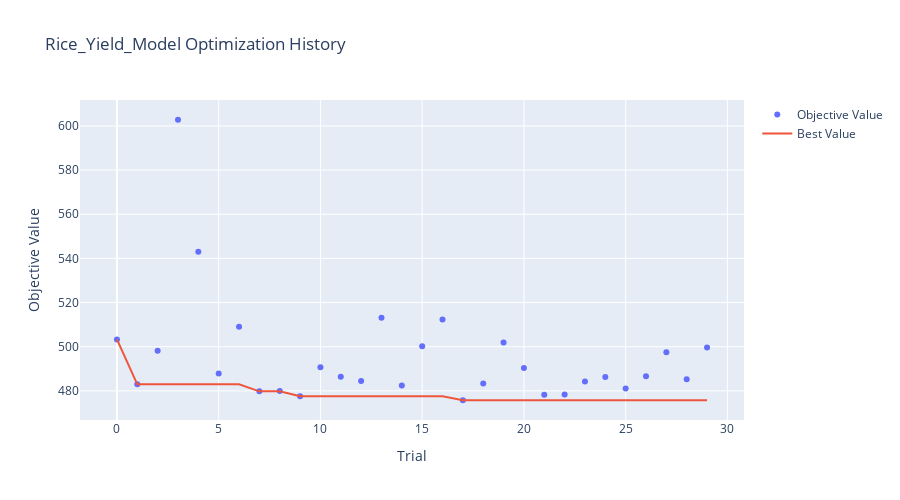
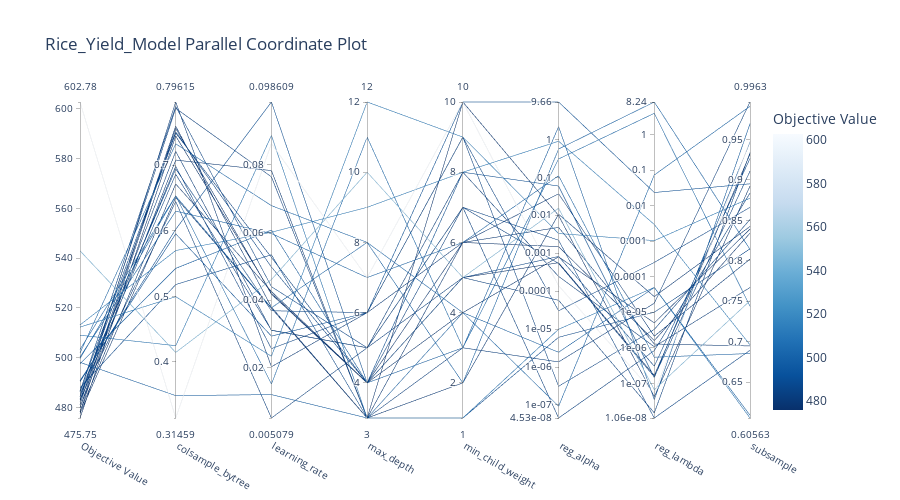
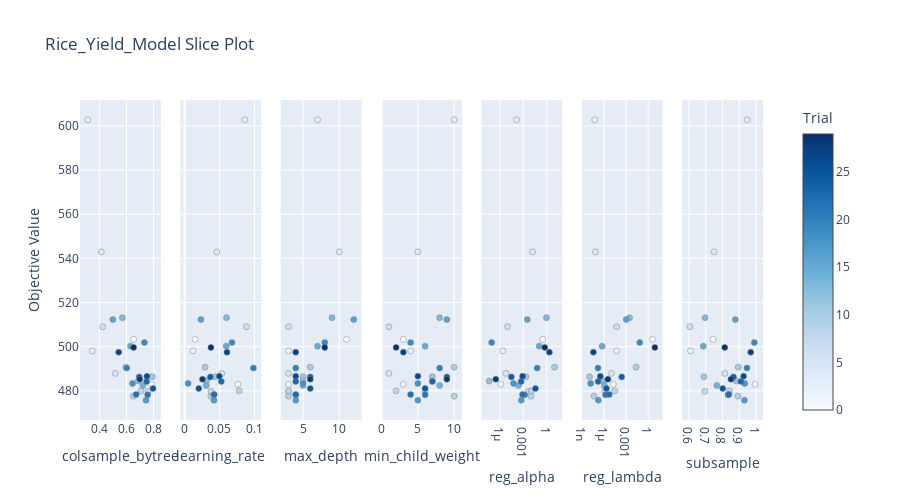
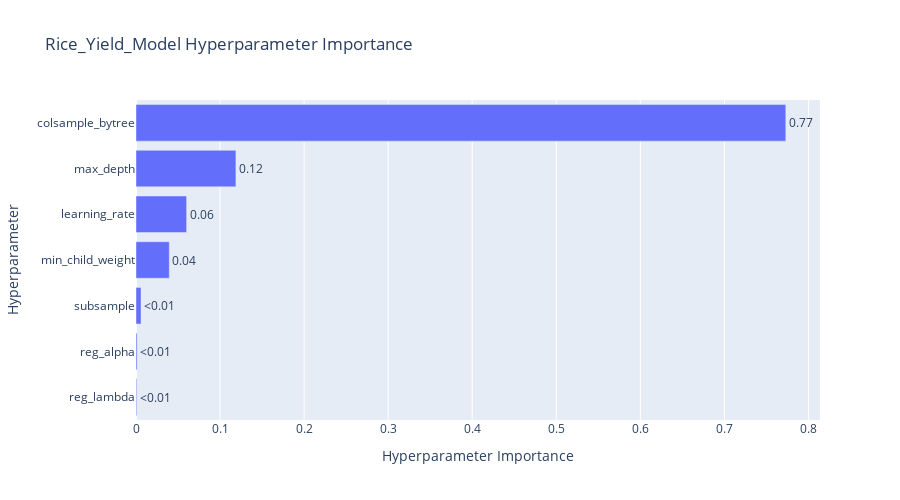

Source (notebook cell) for these figures, in order:
### Markdown cell above
### 6. Optuna Visualization
Visualizing the tuning process to understand parameter importance and convergence.

### Code cell
# --- OPTUNA VISUALIZATIONS ---
name = f"{CHOSEN_CROP.capitalize()}_Yield_Model"

# 1. Optimization History
fig = plot_optimization_history(study)
fig.update_layout(title=f'{name} Optimization History', width=900, height=500)
fig.show()

# 2. Parallel Coordinate (Hyperparameter Relationships)
fig = plot_parallel_coordinate(study)
fig.update_layout(title=f'{name} Parallel Coordinate Plot', width=900, height=500)
fig.show()

# 3. Slice Plot (Individual Parameter impact)
fig = plot_slice(study)
fig.update_layout(title=f'{name} Slice Plot', width=900, height=500)
fig.show()

# 4. Parameter Importance
try:
    fig = plot_param_importances(study)
    fig.update_layout(title=f'{name} Hyperparameter Importance', width=900, height=500)
    fig.show()
except (ValueError, RuntimeError) as e:
    print(f'Could not plot parameter importance: {e}')

### Figure 1 — Plotly figure (JSON) as saved in the notebook; plotly's stock layout.template omitted (floating-point values rounded to 4 significant figures)
{"data": [{"mode": "markers", "name": "Objective Value", "type": "scatter", "x": [0, 1, 2, 3, 4, 5, 6, 7, 8, 9, 10, 11, 12, 13, 14, 15, 16, 17, 18, 19, 20, 21, 22, 23, 24, 25, 26, 27, 28, 29], "y": [503.3, 482.9, 498.1, 602.8, 543.0, 487.9, 509.0, 479.8, 480.0, 477.6, 490.8, 486.4, 484.5, 513.1, 482.4, 500.3, 512.3, 475.8, 483.4, 501.9, 490.3, 478.2, 478.4, 484.3, 486.3, 481.1, 486.6, 497.5, 485.3, 499.7]}, {"mode": "lines", "name": "Best Value", "type": "scatter", "x": [0, 1, 2, 3, 4, 5, 6, 7, 8, 9, 10, 11, 12, 13, 14, 15, 16, 17, 18, 19, 20, 21, 22, 23, 24, 25, 26, 27, 28, 29], "y": [503.3, 482.9, 482.9, 482.9, 482.9, 482.9, 482.9, 479.8, 479.8, 477.6, 477.6, 477.6, 477.6, 477.6, 477.6, 477.6, 477.6, 475.8, 475.8, 475.8, 475.8, 475.8, 475.8, 475.8, 475.8, 475.8, 475.8, 475.8, 475.8, 475.8]}, {"marker": {"color": "#cccccc"}, "mode": "markers", "name": "Infeasible Trial", "showlegend": false, "type": "scatter", "x": [], "y": []}], "layout": {"height": 500, "title": {"text": "Rice_Yield_Model Optimization History"}, "width": 900, "xaxis": {"title": {"text": "Trial"}}, "yaxis": {"title": {"text": "Objective Value"}}}}

### Figure 2 — Plotly figure (JSON) as saved in the notebook; plotly's stock layout.template omitted (floating-point values rounded to 4 significant figures)
{"data": [{"dimensions": [{"label": "Objective Value", "range": [475.8, 602.8], "values": [503.3, 482.9, 498.1, 602.8, 543.0, 487.9, 509.0, 479.8, 480.0, 477.6, 490.8, 486.4, 484.5, 513.1, 482.4, 500.3, 512.3, 475.8, 483.4, 501.9, 490.3, 478.2, 478.4, 484.3, 486.3, 481.1, 486.6, 497.5, 485.3, 499.7]}, {"label": "colsample_bytree", "range": [0.3146, 0.7961], "values": [0.6532, 0.7865, 0.3487, 0.3146, 0.4145, 0.5179, 0.4248, 0.7594, 0.7077, 0.6507, 0.5953, 0.7895, 0.686, 0.5698, 0.7209, 0.6298, 0.4995, 0.7442, 0.6445, 0.7325, 0.6022, 0.7561, 0.6712, 0.7488, 0.6943, 0.7961, 0.7508, 0.5426, 0.6981, 0.6528]}, {"label": "learning_rate", "range": [0.005079, 0.09861], "values": [0.01514, 0.07646, 0.01201, 0.08632, 0.04605, 0.0534, 0.0887, 0.03791, 0.07831, 0.03755, 0.02932, 0.04395, 0.03108, 0.06005, 0.03102, 0.05968, 0.02335, 0.04202, 0.005079, 0.06794, 0.09861, 0.04171, 0.04252, 0.05262, 0.03683, 0.02026, 0.04977, 0.06071, 0.0256, 0.03771]}, {"label": "max_depth", "range": [3, 12], "values": [11, 3, 3, 7, 10, 3, 3, 3, 3, 3, 6, 5, 5, 9, 5, 7, 12, 4, 5, 8, 4, 4, 4, 4, 6, 6, 4, 4, 6, 8]}, {"label": "min_child_weight", "range": [1, 10], "values": [3, 3, 4, 10, 5, 1, 1, 6, 2, 10, 10, 7, 7, 8, 8, 6, 9, 5, 5, 4, 8, 6, 4, 7, 9, 6, 5, 3, 9, 2]}, {"label": "reg_alpha", "range": [-7.344, 0.9851], "ticktext": ["4.53e-08", "1e-07", "1e-06", "1e-05", "0.0001", "0.001", "0.01", "0.1", "1", "9.66"], "tickvals": [-7.344, -7, -6, -5, -4, -3, -2, -1, 0, 0.9851], "values": [-0.5157, -5.865, -5.611, -3.856, -1.814, -5.217, -5.005, -2.32, -1.974, -2.005, 0.9851, -2.658, -7.344, -0.0486, -3.61, -0.9591, -2.482, -3.251, -4.241, -7.034, -1.23, -2.826, -3.096, -3.27, -4.518, -1.435, -3.086, 0.3347, -6.507, -0.2534]}, {"label": "reg_lambda", "range": [-7.974, 0.9157], "ticktext": ["1.06e-08", "1e-07", "1e-06", "1e-05", "0.0001", "0.001", "0.01", "0.1", "1", "8.24"], "tickvals": [-7.974, -7, -6, -5, -4, -3, -2, -1, 0, 0.9157], "values": [0.5978, -4.746, -4.301, -7.283, -7.178, -4.997, -4.301, -5.893, -4.558, -7.374, -1.63, -7.974, -6.078, -2.53, -5.969, -6.263, -2.983, -6.776, -7.828, -1.138, -6.833, -5.796, -5.298, -6.814, -3.597, -5.671, -6.516, -7.457, -5.482, 0.9157]}, {"label": "subsample", "range": [0.6056, 0.9963], "values": [0.7438, 0.9963, 0.609, 0.9478, 0.7505, 0.8147, 0.6056, 0.6947, 0.8424, 0.8923, 0.8952, 0.6893, 0.8838, 0.6961, 0.7669, 0.6854, 0.8774, 0.9318, 0.9335, 0.991, 0.9466, 0.8342, 0.8392, 0.9108, 0.866, 0.8021, 0.9265, 0.9694, 0.851, 0.814]}], "labelangle": 30, "labelside": "bottom", "line": {"color": [503.3, 482.9, 498.1, 602.8, 543.0, 487.9, 509.0, 479.8, 480.0, 477.6, 490.8, 486.4, 484.5, 513.1, 482.4, 500.3, 512.3, 475.8, 483.4, 501.9, 490.3, 478.2, 478.4, 484.3, 486.3, 481.1, 486.6, 497.5, 485.3, 499.7], "colorbar": {"title": {"text": "Objective Value"}}, "colorscale": [[0, "rgb(247,251,255)"], [0.125, "rgb(222,235,247)"], [0.25, "rgb(198,219,239)"], [0.375, "rgb(158,202,225)"], [0.5, "rgb(107,174,214)"], [0.625, "rgb(66,146,198)"], [0.75, "rgb(33,113,181)"], [0.875, "rgb(8,81,156)"], [1, "rgb(8,48,107)"]], "reversescale": true, "showscale": true}, "type": "parcoords"}], "layout": {"height": 500, "title": {"text": "Rice_Yield_Model Parallel Coordinate Plot"}, "width": 900}}

### Figure 3 — Plotly figure (JSON) as saved in the notebook; plotly's stock layout.template omitted (floating-point values rounded to 4 significant figures)
{"data": [{"marker": {"color": [0, 1, 2, 3, 4, 5, 6, 7, 8, 9, 10, 11, 12, 13, 14, 15, 16, 17, 18, 19, 20, 21, 22, 23, 24, 25, 26, 27, 28, 29], "colorbar": {"title": {"text": "Trial"}, "x": 1, "xpad": 40}, "colorscale": [[0, "rgb(247,251,255)"], [0.125, "rgb(222,235,247)"], [0.25, "rgb(198,219,239)"], [0.375, "rgb(158,202,225)"], [0.5, "rgb(107,174,214)"], [0.625, "rgb(66,146,198)"], [0.75, "rgb(33,113,181)"], [0.875, "rgb(8,81,156)"], [1, "rgb(8,48,107)"]], "line": {"color": "Grey", "width": 0.5}, "showscale": true}, "mode": "markers", "name": "Feasible Trial", "showlegend": false, "type": "scatter", "x": [0.6532, 0.7865, 0.3487, 0.3146, 0.4145, 0.5179, 0.4248, 0.7594, 0.7077, 0.6507, 0.5953, 0.7895, 0.686, 0.5698, 0.7209, 0.6298, 0.4995, 0.7442, 0.6445, 0.7325, 0.6022, 0.7561, 0.6712, 0.7488, 0.6943, 0.7961, 0.7508, 0.5426, 0.6981, 0.6528], "xaxis": "x", "y": [503.3, 482.9, 498.1, 602.8, 543.0, 487.9, 509.0, 479.8, 480.0, 477.6, 490.8, 486.4, 484.5, 513.1, 482.4, 500.3, 512.3, 475.8, 483.4, 501.9, 490.3, 478.2, 478.4, 484.3, 486.3, 481.1, 486.6, 497.5, 485.3, 499.7], "yaxis": "y"}, {"marker": {"color": [0, 1, 2, 3, 4, 5, 6, 7, 8, 9, 10, 11, 12, 13, 14, 15, 16, 17, 18, 19, 20, 21, 22, 23, 24, 25, 26, 27, 28, 29], "colorbar": {"title": {"text": "Trial"}, "x": 1, "xpad": 40}, "colorscale": [[0, "rgb(247,251,255)"], [0.125, "rgb(222,235,247)"], [0.25, "rgb(198,219,239)"], [0.375, "rgb(158,202,225)"], [0.5, "rgb(107,174,214)"], [0.625, "rgb(66,146,198)"], [0.75, "rgb(33,113,181)"], [0.875, "rgb(8,81,156)"], [1, "rgb(8,48,107)"]], "line": {"color": "Grey", "width": 0.5}, "showscale": false}, "mode": "markers", "name": "Feasible Trial", "showlegend": false, "type": "scatter", "x": [0.01514, 0.07646, 0.01201, 0.08632, 0.04605, 0.0534, 0.0887, 0.03791, 0.07831, 0.03755, 0.02932, 0.04395, 0.03108, 0.06005, 0.03102, 0.05968, 0.02335, 0.04202, 0.005079, 0.06794, 0.09861, 0.04171, 0.04252, 0.05262, 0.03683, 0.02026, 0.04977, 0.06071, 0.0256, 0.03771], "xaxis": "x2", "y": [503.3, 482.9, 498.1, 602.8, 543.0, 487.9, 509.0, 479.8, 480.0, 477.6, 490.8, 486.4, 484.5, 513.1, 482.4, 500.3, 512.3, 475.8, 483.4, 501.9, 490.3, 478.2, 478.4, 484.3, 486.3, 481.1, 486.6, 497.5, 485.3, 499.7], "yaxis": "y2"}, {"marker": {"color": [0, 1, 2, 3, 4, 5, 6, 7, 8, 9, 10, 11, 12, 13, 14, 15, 16, 17, 18, 19, 20, 21, 22, 23, 24, 25, 26, 27, 28, 29], "colorbar": {"title": {"text": "Trial"}, "x": 1, "xpad": 40}, "colorscale": [[0, "rgb(247,251,255)"], [0.125, "rgb(222,235,247)"], [0.25, "rgb(198,219,239)"], [0.375, "rgb(158,202,225)"], [0.5, "rgb(107,174,214)"], [0.625, "rgb(66,146,198)"], [0.75, "rgb(33,113,181)"], [0.875, "rgb(8,81,156)"], [1, "rgb(8,48,107)"]], "line": {"color": "Grey", "width": 0.5}, "showscale": false}, "mode": "markers", "name": "Feasible Trial", "showlegend": false, "type": "scatter", "x": [11, 3, 3, 7, 10, 3, 3, 3, 3, 3, 6, 5, 5, 9, 5, 7, 12, 4, 5, 8, 4, 4, 4, 4, 6, 6, 4, 4, 6, 8], "xaxis": "x3", "y": [503.3, 482.9, 498.1, 602.8, 543.0, 487.9, 509.0, 479.8, 480.0, 477.6, 490.8, 486.4, 484.5, 513.1, 482.4, 500.3, 512.3, 475.8, 483.4, 501.9, 490.3, 478.2, 478.4, 484.3, 486.3, 481.1, 486.6, 497.5, 485.3, 499.7], "yaxis": "y3"}, {"marker": {"color": [0, 1, 2, 3, 4, 5, 6, 7, 8, 9, 10, 11, 12, 13, 14, 15, 16, 17, 18, 19, 20, 21, 22, 23, 24, 25, 26, 27, 28, 29], "colorbar": {"title": {"text": "Trial"}, "x": 1, "xpad": 40}, "colorscale": [[0, "rgb(247,251,255)"], [0.125, "rgb(222,235,247)"], [0.25, "rgb(198,219,239)"], [0.375, "rgb(158,202,225)"], [0.5, "rgb(107,174,214)"], [0.625, "rgb(66,146,198)"], [0.75, "rgb(33,113,181)"], [0.875, "rgb(8,81,156)"], [1, "rgb(8,48,107)"]], "line": {"color": "Grey", "width": 0.5}, "showscale": false}, "mode": "markers", "name": "Feasible Trial", "showlegend": false, "type": "scatter", "x": [3, 3, 4, 10, 5, 1, 1, 6, 2, 10, 10, 7, 7, 8, 8, 6, 9, 5, 5, 4, 8, 6, 4, 7, 9, 6, 5, 3, 9, 2], "xaxis": "x4", "y": [503.3, 482.9, 498.1, 602.8, 543.0, 487.9, 509.0, 479.8, 480.0, 477.6, 490.8, 486.4, 484.5, 513.1, 482.4, 500.3, 512.3, 475.8, 483.4, 501.9, 490.3, 478.2, 478.4, 484.3, 486.3, 481.1, 486.6, 497.5, 485.3, 499.7], "yaxis": "y4"}, {"marker": {"color": [0, 1, 2, 3, 4, 5, 6, 7, 8, 9, 10, 11, 12, 13, 14, 15, 16, 17, 18, 19, 20, 21, 22, 23, 24, 25, 26, 27, 28, 29], "colorbar": {"title": {"text": "Trial"}, "x": 1, "xpad": 40}, "colorscale": [[0, "rgb(247,251,255)"], [0.125, "rgb(222,235,247)"], [0.25, "rgb(198,219,239)"], [0.375, "rgb(158,202,225)"], [0.5, "rgb(107,174,214)"], [0.625, "rgb(66,146,198)"], [0.75, "rgb(33,113,181)"], [0.875, "rgb(8,81,156)"], [1, "rgb(8,48,107)"]], "line": {"color": "Grey", "width": 0.5}, "showscale": false}, "mode": "markers", "name": "Feasible Trial", "showlegend": false, "type": "scatter", "x": [0.305, 1.364e-06, 2.449e-06, 0.0001393, 0.01535, 6.072e-06, 9.878e-06, 0.004784, 0.01063, 0.009896, 9.664, 0.002196, 4.53e-08, 0.8941, 0.0002452, 0.1099, 0.003299, 0.0005612, 5.739e-05, 9.253e-08, 0.05886, 0.001491, 0.0008008, 0.0005367, 3.035e-05, 0.0367, 0.0008196, 2.161, 3.108e-07, 0.558], "xaxis": "x5", "y": [503.3, 482.9, 498.1, 602.8, 543.0, 487.9, 509.0, 479.8, 480.0, 477.6, 490.8, 486.4, 484.5, 513.1, 482.4, 500.3, 512.3, 475.8, 483.4, 501.9, 490.3, 478.2, 478.4, 484.3, 486.3, 481.1, 486.6, 497.5, 485.3, 499.7], "yaxis": "y5"}, {"marker": {"color": [0, 1, 2, 3, 4, 5, 6, 7, 8, 9, 10, 11, 12, 13, 14, 15, 16, 17, 18, 19, 20, 21, 22, 23, 24, 25, 26, 27, 28, 29], "colorbar": {"title": {"text": "Trial"}, "x": 1, "xpad": 40}, "colorscale": [[0, "rgb(247,251,255)"], [0.125, "rgb(222,235,247)"], [0.25, "rgb(198,219,239)"], [0.375, "rgb(158,202,225)"], [0.5, "rgb(107,174,214)"], [0.625, "rgb(66,146,198)"], [0.75, "rgb(33,113,181)"], [0.875, "rgb(8,81,156)"], [1, "rgb(8,48,107)"]], "line": {"color": "Grey", "width": 0.5}, "showscale": false}, "mode": "markers", "name": "Feasible Trial", "showlegend": false, "type": "scatter", "x": [3.961, 1.796e-05, 5e-05, 5.212e-08, 6.645e-08, 1.008e-05, 5.002e-05, 1.279e-06, 2.767e-05, 4.225e-08, 0.02345, 1.063e-08, 8.348e-07, 0.002953, 1.075e-06, 5.452e-07, 0.001039, 1.674e-07, 1.484e-08, 0.07281, 1.468e-07, 1.598e-06, 5.036e-06, 1.535e-07, 0.0002531, 2.134e-06, 3.049e-07, 3.49e-08, 3.297e-06, 8.235], "xaxis": "x6", "y": [503.3, 482.9, 498.1, 602.8, 543.0, 487.9, 509.0, 479.8, 480.0, 477.6, 490.8, 486.4, 484.5, 513.1, 482.4, 500.3, 512.3, 475.8, 483.4, 501.9, 490.3, 478.2, 478.4, 484.3, 486.3, 481.1, 486.6, 497.5, 485.3, 499.7], "yaxis": "y6"}, {"marker": {"color": [0, 1, 2, 3, 4, 5, 6, 7, 8, 9, 10, 11, 12, 13, 14, 15, 16, 17, 18, 19, 20, 21, 22, 23, 24, 25, 26, 27, 28, 29], "colorbar": {"title": {"text": "Trial"}, "x": 1, "xpad": 40}, "colorscale": [[0, "rgb(247,251,255)"], [0.125, "rgb(222,235,247)"], [0.25, "rgb(198,219,239)"], [0.375, "rgb(158,202,225)"], [0.5, "rgb(107,174,214)"], [0.625, "rgb(66,146,198)"], [0.75, "rgb(33,113,181)"], [0.875, "rgb(8,81,156)"], [1, "rgb(8,48,107)"]], "line": {"color": "Grey", "width": 0.5}, "showscale": false}, "mode": "markers", "name": "Feasible Trial", "showlegend": false, "type": "scatter", "x": [0.7438, 0.9963, 0.609, 0.9478, 0.7505, 0.8147, 0.6056, 0.6947, 0.8424, 0.8923, 0.8952, 0.6893, 0.8838, 0.6961, 0.7669, 0.6854, 0.8774, 0.9318, 0.9335, 0.991, 0.9466, 0.8342, 0.8392, 0.9108, 0.866, 0.8021, 0.9265, 0.9694, 0.851, 0.814], "xaxis": "x7", "y": [503.3, 482.9, 498.1, 602.8, 543.0, 487.9, 509.0, 479.8, 480.0, 477.6, 490.8, 486.4, 484.5, 513.1, 482.4, 500.3, 512.3, 475.8, 483.4, 501.9, 490.3, 478.2, 478.4, 484.3, 486.3, 481.1, 486.6, 497.5, 485.3, 499.7], "yaxis": "y7"}], "layout": {"height": 500, "title": {"text": "Rice_Yield_Model Slice Plot"}, "width": 900, "xaxis": {"anchor": "y", "domain": [0, 0.1184], "title": {"text": "colsample_bytree"}}, "xaxis2": {"anchor": "y2", "domain": [0.1469, 0.2653], "title": {"text": "learning_rate"}}, "xaxis3": {"anchor": "y3", "domain": [0.2939, 0.4122], "title": {"text": "max_depth"}}, "xaxis4": {"anchor": "y4", "domain": [0.4408, 0.5592], "title": {"text": "min_child_weight"}}, "xaxis5": {"anchor": "y5", "domain": [0.5878, 0.7061], "title": {"text": "reg_alpha"}, "type": "log"}, "xaxis6": {"anchor": "y6", "domain": [0.7347, 0.8531], "title": {"text": "reg_lambda"}, "type": "log"}, "xaxis7": {"anchor": "y7", "domain": [0.8816, 1.0], "title": {"text": "subsample"}}, "yaxis": {"anchor": "x", "domain": [0, 1], "title": {"text": "Objective Value"}}, "yaxis2": {"anchor": "x2", "domain": [0, 1], "matches": "y", "showticklabels": false}, "yaxis3": {"anchor": "x3", "domain": [0, 1], "matches": "y", "showticklabels": false}, "yaxis4": {"anchor": "x4", "domain": [0, 1], "matches": "y", "showticklabels": false}, "yaxis5": {"anchor": "x5", "domain": [0, 1], "matches": "y", "showticklabels": false}, "yaxis6": {"anchor": "x6", "domain": [0, 1], "matches": "y", "showticklabels": false}, "yaxis7": {"anchor": "x7", "domain": [0, 1], "matches": "y", "showticklabels": false}}}

### Figure 4 — Plotly figure (JSON) as saved in the notebook; plotly's stock layout.template omitted (floating-point values rounded to 4 significant figures)
{"data": [{"cliponaxis": false, "hovertemplate": ["reg_lambda (FloatDistribution): 0.000891811500558897<extra></extra>", "reg_alpha (FloatDistribution): 0.0013299712889706463<extra></extra>", "subsample (FloatDistribution): 0.006001442988368591<extra></extra>", "min_child_weight (IntDistribution): 0.03961694812743756<extra></extra>", "learning_rate (FloatDistribution): 0.06024919387668501<extra></extra>", "max_depth (IntDistribution): 0.11887691377945347<extra></extra>", "colsample_bytree (FloatDistribution): 0.7730337184385258<extra></extra>"], "name": "Objective Value", "orientation": "h", "text": ["<0.01", "<0.01", "<0.01", "0.04", "0.06", "0.12", "0.77"], "textposition": "outside", "type": "bar", "x": [0.0008918, 0.00133, 0.006001, 0.03962, 0.06025, 0.1189, 0.773], "y": ["reg_lambda", "reg_alpha", "subsample", "min_child_weight", "learning_rate", "max_depth", "colsample_bytree"]}], "layout": {"height": 500, "title": {"text": "Rice_Yield_Model Hyperparameter Importance"}, "width": 900, "xaxis": {"title": {"text": "Hyperparameter Importance"}}, "yaxis": {"title": {"text": "Hyperparameter"}}}}
